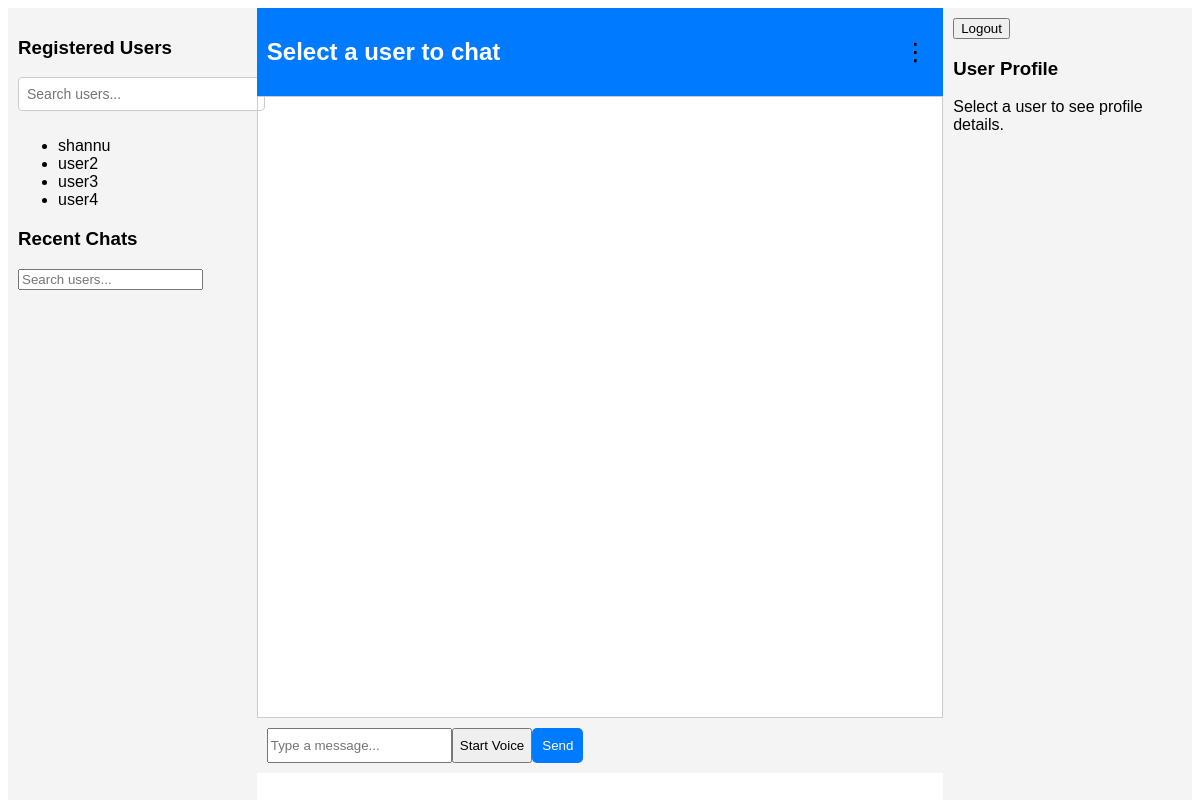
The page / (signed in) on the database its author committed.
### tables this page shows
CREATE TABLE users (
            id INTEGER PRIMARY KEY AUTOINCREMENT,
            username TEXT UNIQUE NOT NULL,
            password TEXT NOT NULL,
            is_admin INTEGER NOT NULL DEFAULT 0
        );

### app.py (the view)
@app.route('/')
@login_required
def index():
    conn = sqlite3.connect('chat.db')
    cursor = conn.cursor()
    cursor.execute('''
        SELECT DISTINCT u.id, u.username, rc.timestamp_local
        FROM recent_chats rc
        JOIN users u ON rc.user_id = u.id
        WHERE rc.sender_id = ?
        ORDER BY rc.timestamp_local DESC
    ''', (current_user.id,))
    recent_chats = cursor.fetchall()
    cursor.execute('SELECT id, username FROM users WHERE id != ?', (current_user.id,))
    users = cursor.fetchall()
    conn.close()
    last_chat_user_id = session.get('last_chat_user_id')
    if not last_chat_user_id and recent_chats:
        last_chat_user_id = recent_chats[0][0]  # Default to the most recent chat
    session['last_chat_user_id'] = last_chat_user_id
    def get_username(user_id):
        for user in users:
            if user[0] == user_id:
                return user[1]
        return "Unknown"
    return render_template('index.html', users=users, recent_chats=recent_chats, last_chat_user_id=last_chat_user_id,get_username=get_username)

### app.py (called while the page is built)
@login_manager.user_loader
def load_user(user_id):
    conn = sqlite3.connect('chat.db')
    cursor = conn.cursor()
    cursor.execute('SELECT id, username, password, is_admin FROM users WHERE id = ?', (user_id,))
    user_data = cursor.fetchone()
    conn.close()
    if user_data:
        return User(user_data[0], user_data[1], user_data[2], user_data[3])
    return None

### templates/index.html (shortened to what this page needs)
<!DOCTYPE html>
<html lang="en">
<head>
    <link rel="stylesheet" href="{{ url_for('static', filename='style.css') }}">
    <link rel="stylesheet" href="https://cdnjs.cloudflare.com/ajax/libs/font-awesome/6.4.2/css/all.min.css">
</head>
<body>
    <div class="app">
        <div class="sidebar">
            <h3>Registered Users</h3>
            <input type="text" id="user-search" placeholder="Search users..." oninput="searchUsers()" />
            <ul id="user-list">
                {% for user in users %}
                    <li onclick="startChat('{{ user[0] }}', '{{ user[1] }}')">{{ user[1] }}</li>
                {% endfor %}
            </ul>
            <h3>Recent Chats</h3>
            <input type="text" id="recent-user-search" placeholder="Search users..." oninput="searchRecentUsers()" />
        </div>
        <div class="chat-area">
            <div class="chat-header">
                <h2 id="chat-with">Select a user to chat</h2>
                <div class="chat-menu">
                <button class="menu-toggle" id="three-dots">⋮</button>
                </div>
            </div>
            <div class="conversation-area" id="conversation-area">
            </div>
            <div class="chat-area-footer">
                <input type="text" id="TxtMessage" placeholder="Type a message..." />
                <button id="startVoice">Start Voice</button>
                <button id="send-button">Send</button>
            </div>
        </div>
        <div class="profile-area" id="profile-area">
            <button id="logout-button" onclick="logout()">Logout</button>
            <h3>User Profile</h3>
            <p id="profile-details">Select a user to see profile details.</p>
        </div>
    </div>
</body>
</html>

### static/style.css (style rules this page uses)
body { font-family: Arial, sans-serif; }
.app { display: flex; height: 100vh; width:auto; flex-direction: row; }
.sidebar { width: 20%; background: #f4f4f4; padding: 10px; }
.chat-area { width: 60%; display: flex; flex-direction: column; }
.profile-area { width: 20%; background: #f4f4f4; padding: 10px; }
.conversation-area { display: flex; flex-direction: column; border: 1px solid #ccc; height: calc(100vh - 200px); overflow-y: auto; padding: 10px; }
.chat-area-footer { display: flex; padding: 10px; background-color: #f4f4f4; }
#send-button { padding: 10px; background-color: #007bff; color: white; border: none; border-radius: 5px; cursor: pointer; }
#user-search { width: 100%; padding: 8px; margin-bottom: 10px; border: 1px solid #ccc; border-radius: 4px; font-size: 14px; }
.chat-header { background-color: #007bff; color: white; padding: 10px; display: flex; align-items: center; justify-content: space-between; position: relative; }
.menu-toggle { background: none; border: none; color: rgb(0, 0, 0); font-size: 24px; cursor: pointer; }

### rows shown on the page
users: username "shannu"
users: username "user2"
users: username "user3"
users: username "user4"
